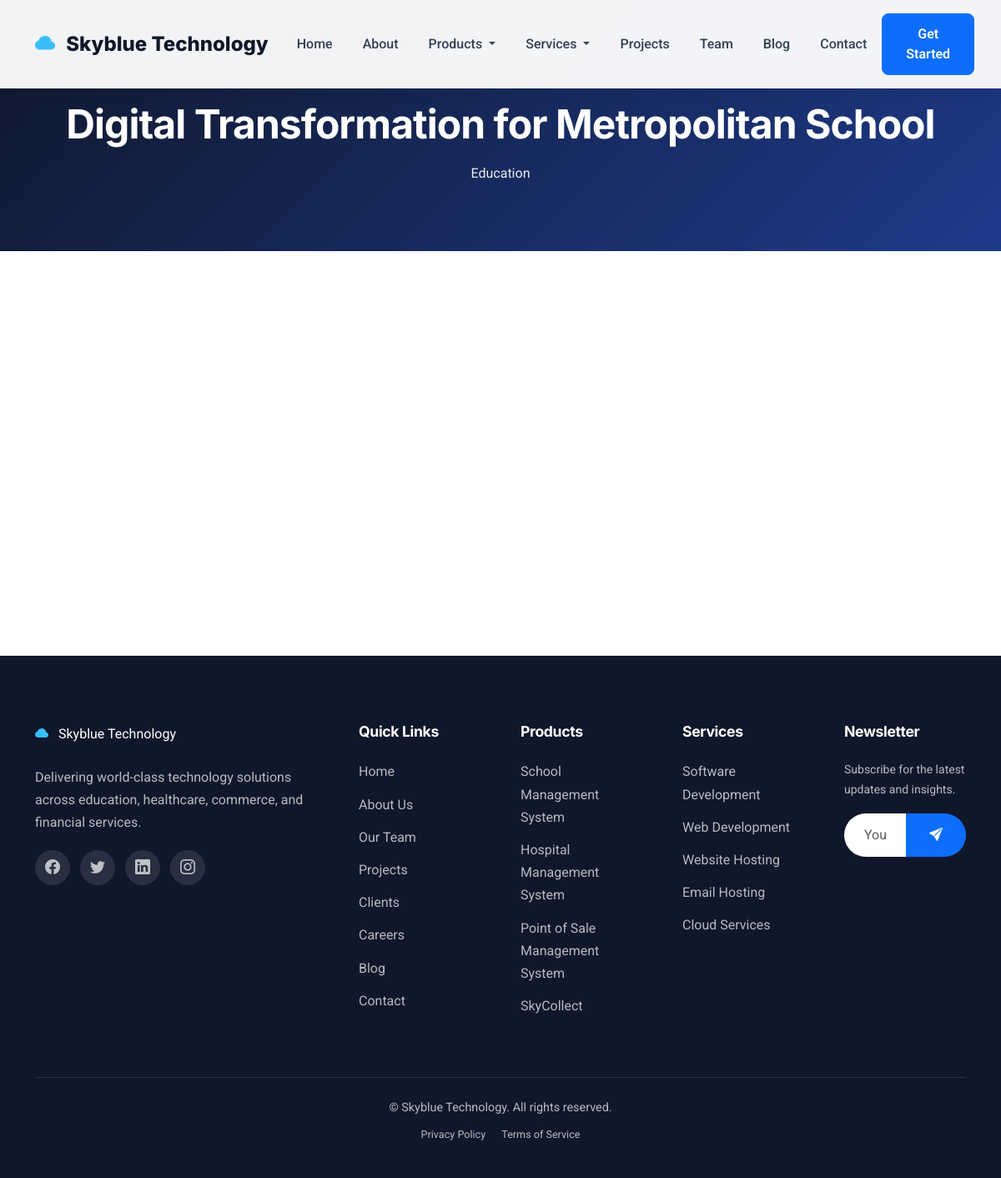
The app's page /projects/metropolitan-school-digital/ with its own data.
### website/models.py (models this page shows, shortened)
class SingletonModel(models.Model):
    class Meta:
        abstract = True
    @classmethod
    def load(cls):
        obj, created = cls.objects.get_or_create(pk=1)
        return obj

class TimestampModel(models.Model):
    created_at = models.DateTimeField(auto_now_add=True, db_index=True)
    updated_at = models.DateTimeField(auto_now=True)
    class Meta:
        abstract = True

class SiteSettings(SingletonModel, TimestampModel):
    site_name = models.CharField(max_length=100, default='Skyblue Technology')
    tagline = models.CharField(
        max_length=255,
        default='Innovative Technology Solutions for a Smarter Tomorrow'
    )
    logo = models.ImageField(
        upload_to=site_logo_path, blank=True, null=True,
        help_text='Recommended size: 240x80px transparent PNG.'
    )
    favicon = models.ImageField(
        upload_to=site_favicon_path, blank=True, null=True,
        help_text='Recommended size: 32x32px ICO or PNG.'
    )
    footer_text = models.TextField(
        blank=True,
        default='Delivering world-class technology solutions across education, healthcare, commerce, and financial services.'
    )
    copyright_text = models.CharField(
        max_length=255,
        default='© Skyblue Technology. All rights reserved.'
    )
    analytics_id = models.CharField(
        max_length=50, blank=True,
        help_text='Google Analytics 4 Measurement ID (G-XXXXXXXXXX).'
    )
    contact_email = models.EmailField(default='info@skybluetechnology.com')
    contact_phone = models.CharField(max_length=50, default='+234 000 000 0000')
    address = models.TextField(
        default='Skyblue Technology Headquarters, Nigeria'
    )
    working_hours = models.CharField(
        max_length=255, default='Monday - Friday: 9:00 AM - 5:00 PM'
    )
    show_newsletter = models.BooleanField(default=True)
    maintenance_mode = models.BooleanField(default=False)
    class Meta:
        verbose_name = 'Site Setting'
        verbose_name_plural = 'Site Settings'

class SEOModel(models.Model):
    meta_title = models.CharField(
        max_length=255, blank=True,
        help_text="Override default meta title."
    )
    meta_description = models.TextField(
        blank=True,
        help_text="Override default meta description."
    )
    meta_keywords = models.CharField(
        max_length=500, blank=True,
        help_text="Comma-separated keywords."
    )
    class Meta:
        abstract = True

class SoftDeleteModel(models.Model):
    is_deleted = models.BooleanField(default=False, db_index=True)
    deleted_at = models.DateTimeField(null=True, blank=True)
    class Meta:
        abstract = True

class Project(TimestampModel, SEOModel, SoftDeleteModel):
    STATUS_CHOICES = [
        ('completed', 'Completed'),
        ('in_progress', 'In Progress'),
        ('upcoming', 'Upcoming'),
    ]
    title = models.CharField(max_length=200)
    slug = models.SlugField(max_length=200, unique=True, db_index=True)
    client = models.CharField(max_length=150, blank=True)
    category = models.CharField(max_length=100, blank=True)
    description = CKEditor5Field(config_name='default')
    cover_image = models.ImageField(
        upload_to=project_image_path, blank=True, null=True
    )
    status = models.CharField(
        max_length=20, choices=STATUS_CHOICES, default='completed'
    )
    completion_date = models.DateField(blank=True, null=True)
    is_featured = models.BooleanField(default=False, db_index=True)
    is_active = models.BooleanField(default=True, db_index=True)
    order = models.PositiveIntegerField(default=0, db_index=True)
    class Meta:
        verbose_name = 'Project'
        verbose_name_plural = 'Projects'
        ordering = ['order', '-completion_date', '-created_at']

class OrderedModel(models.Model):
    order = models.PositiveIntegerField(default=0, db_index=True)
    class Meta:
        abstract = True
        ordering = ['order', '-created_at']

class SocialMedia(TimestampModel, OrderedModel):
    PLATFORM_CHOICES = [
        ('facebook', 'Facebook'),
        ('twitter', 'Twitter'),
        ('linkedin', 'LinkedIn'),
        ('instagram', 'Instagram'),
        ('youtube', 'YouTube'),
        ('whatsapp', 'WhatsApp'),
        ('github', 'GitHub'),
    ]
    platform = models.CharField(max_length=20, choices=PLATFORM_CHOICES)
    url = models.URLField()
    icon = models.CharField(
        max_length=50, blank=True,
        help_text='Optional Bootstrap Icons class override.'
    )
    is_active = models.BooleanField(default=True, db_index=True)
    class Meta:
        verbose_name = 'Social Media Link'
        verbose_name_plural = 'Social Media Links'
        ordering = ['order', '-created_at']

class Product(TimestampModel, SEOModel, SoftDeleteModel):
    title = models.CharField(max_length=150)
    slug = models.SlugField(max_length=150, unique=True, db_index=True)
    short_description = models.TextField(
        help_text='Brief summary shown on listing pages.'
    )
    description = CKEditor5Field(config_name='default')
    image = models.ImageField(
        upload_to=product_image_path, blank=True, null=True
    )
    icon = models.CharField(
        max_length=50, default='bi-box-seam',
        help_text='Bootstrap Icons class.'
    )
    is_featured = models.BooleanField(default=False, db_index=True)
    is_active = models.BooleanField(default=True, db_index=True)
    order = models.PositiveIntegerField(default=0, db_index=True)
    class Meta:
        verbose_name = 'Product'
        verbose_name_plural = 'Products'
        ordering = ['order', '-created_at']
    def get_absolute_url(self):
        return reverse('product_detail', kwargs={'slug': self.slug})

class Service(TimestampModel, SEOModel, SoftDeleteModel):
    title = models.CharField(max_length=150)
    slug = models.SlugField(max_length=150, unique=True, db_index=True)
    short_description = models.TextField()
    description = CKEditor5Field(config_name='default')
    image = models.ImageField(
        upload_to=service_image_path, blank=True, null=True
    )
    icon = models.CharField(
        max_length=50, default='bi-gear',
        help_text='Bootstrap Icons class.'
    )
    is_featured = models.BooleanField(default=False, db_index=True)
    is_active = models.BooleanField(default=True, db_index=True)
    order = models.PositiveIntegerField(default=0, db_index=True)
    class Meta:
        verbose_name = 'Service'
        verbose_name_plural = 'Services'
        ordering = ['order', '-created_at']
    def get_absolute_url(self):
        return reverse('service_detail', kwargs={'slug': self.slug})

### website/views.py (the view)
# urls.py: path('projects/<slug:slug>/', views.ProjectDetailView.as_view(), name='project_detail'),
class ProjectDetailView(DetailView):
    model = Project
    template_name = 'website/pages/project_detail.html'
    context_object_name = 'project'
    def get_queryset(self):
        return Project.objects.filter(
            is_active=True, is_deleted=False
        ).prefetch_related('gallery_images', 'technologies')
    def get_context_data(self, **kwargs):
        context = super().get_context_data(**kwargs)
        context['gallery'] = self.object.gallery_images.all()
        context['technologies'] = self.object.technologies.all()
        context['related_projects'] = Project.objects.filter(
            is_active=True, is_deleted=False, category=self.object.category
        ).exclude(pk=self.object.pk)[:4]
        context['seo'] = get_seo_context(f'/projects/{self.object.slug}/')
        return context

### website/templates/website/pages/project_detail.html (shortened to what this page needs)
{% extends 'website/base.html' %}
{% load website_extras %}
{% block content %}
{% include 'website/partials/page_header.html' with title=project.title subtitle=project.category %}
<section class="section">
    <div class="container">
        <div class="row g-5">
        </div>
    </div>
</section>
{% endblock %}

### website/templates/website/partials/navbar.html (shortened to what this page needs)
{% load website_extras %}
<nav class="navbar navbar-expand-lg navbar-skyblue fixed-top">
    <div class="container">
        <a class="navbar-brand" href="{% url 'home' %}">
            <i class="bi bi-cloud-fill"></i>
            {{ site_settings.site_name }}
        </a>
        <div class="collapse navbar-collapse" id="mainNavbar">
            <ul class="navbar-nav mx-auto mb-2 mb-lg-0">
                <li class="nav-item">
                    <a class="nav-link {% active_class request 'home' %}" href="{% url 'home' %}">Home</a>
                </li>
                <li class="nav-item">
                    <a class="nav-link {% active_class request 'about' %}" href="{% url 'about' %}">About</a>
                </li>
                <li class="nav-item dropdown">
                    <a class="nav-link dropdown-toggle" href="{% url 'products' %}" role="button" data-bs-toggle="dropdown" aria-expanded="false">
                        Products
                    </a>
                </li>
                <li class="nav-item dropdown">
                    <a class="nav-link dropdown-toggle" href="{% url 'services' %}" role="button" data-bs-toggle="dropdown" aria-expanded="false">
                        Services
                    </a>
                </li>
                <li class="nav-item">
                    <a class="nav-link {% active_class request 'projects' %}" href="{% url 'projects' %}">Projects</a>
                </li>
                <li class="nav-item">
                    <a class="nav-link {% active_class request 'team' %}" href="{% url 'team' %}">Team</a>
                </li>
                <li class="nav-item">
                    <a class="nav-link {% active_class request 'blog' %}" href="{% url 'blog' %}">Blog</a>
                </li>
                <li class="nav-item">
                    <a class="nav-link {% active_class request 'contact' %}" href="{% url 'contact' %}">Contact</a>
                </li>
            </ul>
            <a href="{% url 'contact' %}" class="btn btn-primary d-none d-lg-inline-flex">
                Get Started
            </a>
        </div>
    </div>
</nav>

### website/templates/website/partials/page_header.html
<section class="page-header">
    <div class="container">
        <h1>{{ title }}</h1>
        {% if subtitle %}<p>{{ subtitle }}</p>{% endif %}
    </div>
</section>

### website/templates/website/partials/footer.html (shortened to what this page needs)
{% load website_extras %}
<footer class="footer-skyblue">
    <div class="container">
        <div class="row g-5">
            <div class="col-lg-4 col-md-6">
                <a class="navbar-brand mb-4 d-inline-block" href="{% url 'home' %}">
                    <i class="bi bi-cloud-fill" style="color:#38bdf8;margin-right:8px;"></i>
                    <span style="color:#fff;">{{ site_settings.site_name }}</span>
                </a>
                <p>{{ site_settings.footer_text }}</p>
                {% if footer_social %}
                <div class="social-links">
                    {% for social in footer_social %}
                    <a href="{{ social.url }}" target="_blank" rel="noopener" aria-label="{{ social.get_platform_display }}">
                        <i class="bi {% if social.icon %}{{ social.icon }}{% else %}bi-{{ social.platform }}{% endif %}"></i>
                    </a>
                    {% endfor %}
                </div>
                {% endif %}
            </div>
            <div class="col-lg-2 col-md-6">
                <h5>Quick Links</h5>
                <a href="{% url 'home' %}">Home</a>
                <a href="{% url 'about' %}">About Us</a>
                <a href="{% url 'team' %}">Our Team</a>
                <a href="{% url 'projects' %}">Projects</a>
                <a href="{% url 'clients' %}">Clients</a>
                <a href="{% url 'careers' %}">Careers</a>
                <a href="{% url 'blog' %}">Blog</a>
                <a href="{% url 'contact' %}">Contact</a>
            </div>
            <div class="col-lg-2 col-md-6">
                <h5>Products</h5>
                {% for product in footer_products %}
                <a href="{{ product.get_absolute_url }}">{{ product.title }}</a>
                {% empty %}
                <a href="{% url 'products' %}">All Products</a>
                {% endfor %}
            </div>
            <div class="col-lg-2 col-md-6">
                <h5>Services</h5>
                {% for service in footer_services %}
                <a href="{{ service.get_absolute_url }}">{{ service.title }}</a>
                {% empty %}
                <a href="{% url 'services' %}">All Services</a>
                {% endfor %}
            </div>
            <div class="col-lg-2 col-md-12">
                <h5>Newsletter</h5>
                <p class="small">Subscribe for the latest updates and insights.</p>
                <form class="newsletter-form newsletter-ajax-form d-flex" action="{% url 'newsletter_subscribe' %}" method="post">
                    <input type="email" name="email" class="form-control" placeholder="Your email" required>
                    <button type="submit" class="btn"><i class="bi bi-send-fill"></i></button>
                </form>
            </div>
        </div>
        <div class="footer-bottom">
            <p class="mb-2">{{ site_settings.copyright_text }}</p>
            <div class="small">
                <a href="{% url 'privacy_policy' %}" class="d-inline-block me-3">Privacy Policy</a>
                <a href="{% url 'terms_of_service' %}" class="d-inline-block">Terms of Service</a>
            </div>
        </div>
    </div>
</footer>

### records on screen
SiteSettings: site_name "Skyblue Technology", footer_text "Delivering world-class technology solutions across education, healthcare, commerce, and financial services.", copyright_text "© Skyblue Technology. All rights reserved."
Project: title "Digital Transformation for Metropolitan School", category "Education"
Product: title "School Management System"
Product: title "Hospital Management System"
Product: title "Point of Sale Management System"
Product: title "SkyCollect"
Service: title "Software Development"
Service: title "Web Development"
Service: title "Website Hosting"
Service: title "Email Hosting"
Service: title "Cloud Services"
